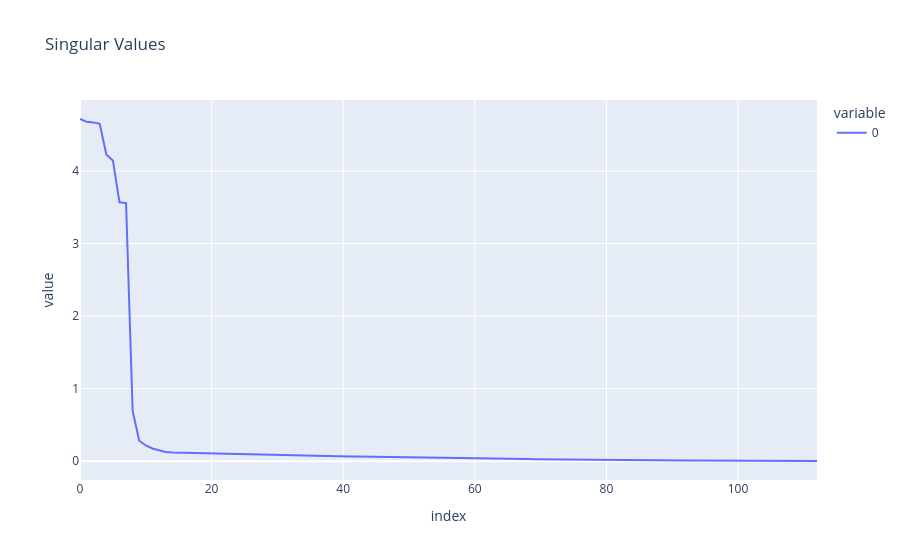
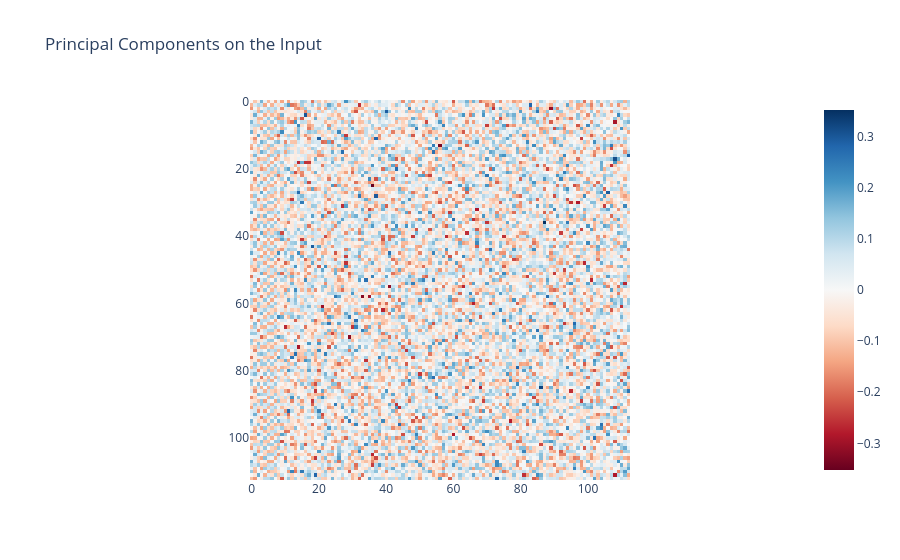

Write notebook code for charts like these, in order.
### Code cell
U, S, Vh = torch.svd(W_E)
line(S, title="Singular Values")
imshow(U, title="Principal Components on the Input")

### Figure 1 — Plotly figure (JSON) as saved in the notebook; plotly's stock layout.template omitted (floating-point values rounded to 4 significant figures)
{"data": [{"hovertemplate": "variable=0<br>index=%{x}<br>value=%{y}<extra></extra>", "legendgroup": "0", "line": {"color": "#636efa", "dash": "solid"}, "marker": {"symbol": "circle"}, "mode": "lines", "name": "0", "orientation": "v", "showlegend": true, "type": "scatter", "x": [0, 1, 2, 3, 4, 5, 6, 7, 8, 9, 10, 11, 12, 13, 14, 15, 16, 17, 18, 19, 20, 21, 22, 23, 24, 25, 26, 27, 28, 29, 30, 31, 32, 33, 34, 35, 36, 37, 38, 39, 40, 41, 42, 43, 44, 45, 46, 47, 48, 49, 50, 51, 52, 53, 54, 55, 56, 57, 58, 59, 60, 61, 62, 63, 64, 65, 66, 67, 68, 69, 70, 71, 72, 73, 74, 75, 76, 77, 78, 79, 80, 81, 82, 83, 84, 85, 86, 87, 88, 89, 90, 91, 92, 93, 94, 95, 96, 97, 98, 99, 100, 101, 102, 103, 104, 105, 106, 107, 108, 109, 110, 111, 112], "xaxis": "x", "y": [4.72, 4.682, 4.673, 4.653, 4.229, 4.148, 3.57, 3.56, 0.6922, 0.2813, 0.2166, 0.175, 0.1496, 0.1259, 0.1185, 0.1163, 0.1119, 0.1097, 0.1045, 0.1043, 0.1023, 0.09806, 0.09635, 0.0957, 0.09327, 0.09076, 0.08806, 0.08475, 0.08309, 0.08228, 0.07933, 0.07736, 0.07647, 0.07511, 0.07463, 0.07295, 0.07078, 0.06905, 0.06755, 0.06616, 0.06574, 0.06367, 0.06293, 0.06192, 0.05996, 0.05863, 0.05695, 0.05576, 0.0537, 0.05358, 0.05126, 0.05001, 0.04733, 0.04713, 0.04588, 0.04261, 0.04169, 0.04119, 0.04052, 0.03912, 0.03782, 0.03621, 0.03508, 0.03486, 0.03335, 0.03099, 0.0301, 0.02973, 0.02899, 0.02632, 0.02516, 0.02317, 0.02198, 0.02117, 0.02033, 0.01979, 0.01954, 0.01831, 0.01723, 0.01667, 0.01643, 0.01589, 0.0151, 0.01473, 0.01457, 0.01419, 0.01354, 0.01252, 0.01216, 0.01148, 0.01126, 0.01085, 0.01029, 0.009835, 0.009703, 0.009342, 0.00862, 0.008027, 0.007517, 0.007415, 0.006619, 0.006445, 0.0063, 0.005954, 0.005467, 0.005446, 0.004851, 0.003992, 0.003956, 0.003697, 0.003171, 0.002588, 0.002456], "yaxis": "y"}], "layout": {"legend": {"title": {"text": "variable"}, "tracegroupgap": 0}, "title": {"text": "Singular Values"}, "xaxis": {"anchor": "y", "domain": [0, 1], "title": {"text": "index"}}, "yaxis": {"anchor": "x", "domain": [0, 1], "title": {"text": "value"}}}}

### Figure 2 — Plotly figure (JSON) as saved in the notebook; plotly's stock layout.template omitted (floating-point values rounded to 4 significant figures; data arrays with more than 128 entries replaced by an {"elided": "..."} marker saying what was removed)
{"data": [{"coloraxis": "coloraxis", "hovertemplate": "x: %{x}<br>y: %{y}<br>color: %{z}<extra></extra>", "name": "0", "type": "heatmap", "xaxis": "x", "yaxis": "y", "z": {"elided": "113x113 float values"}}], "layout": {"coloraxis": {"cmid": 0, "colorscale": [[0, "rgb(103,0,31)"], [0.1, "rgb(178,24,43)"], [0.2, "rgb(214,96,77)"], [0.3, "rgb(244,165,130)"], [0.4, "rgb(253,219,199)"], [0.5, "rgb(247,247,247)"], [0.6, "rgb(209,229,240)"], [0.7, "rgb(146,197,222)"], [0.8, "rgb(67,147,195)"], [0.9, "rgb(33,102,172)"], [1, "rgb(5,48,97)"]]}, "title": {"text": "Principal Components on the Input"}, "xaxis": {"anchor": "y", "constrain": "domain", "domain": [0, 1], "scaleanchor": "y"}, "yaxis": {"anchor": "x", "autorange": "reversed", "constrain": "domain", "domain": [0, 1]}}}
